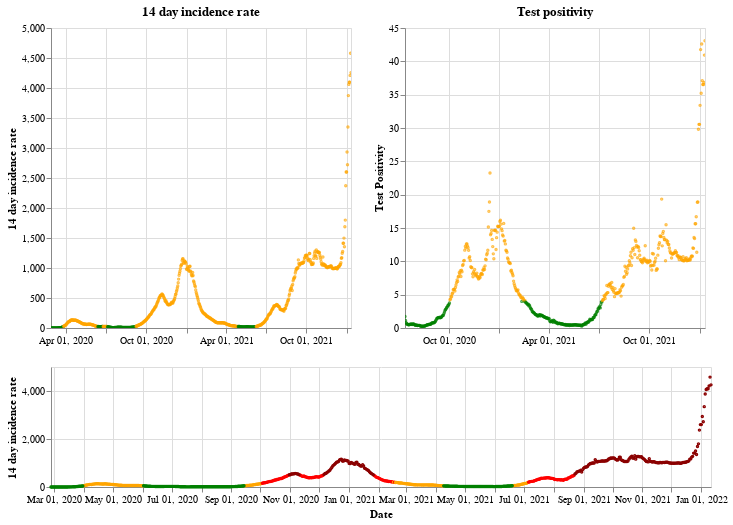

The cell this chart's notebook holds for it:
### Markdown cell above
## Wales

### Code cell
plot_traffic_light('Wales')

### Figure 1 — Vega-Lite specification as saved in the notebook (floating-point values rounded to 4 significant figures; data arrays with more than 128 entries replaced by an {"elided": "..."} marker saying what was removed)
{"config": {"view": {"continuousWidth": 400, "continuousHeight": 300}}, "vconcat": [{"hconcat": [{"mark": {"type": "point", "size": 2}, "encoding": {"color": {"condition": {"value": "green", "test": "(datum.twoWeeklyCasesRate <= 25)"}, "value": "orange"}, "tooltip": [{"type": "nominal", "field": "areaName"}, {"type": "temporal", "field": "date"}, {"type": "quantitative", "field": "twoWeeklyCasesRate"}, {"type": "quantitative", "field": "testPositivity"}], "x": {"type": "temporal", "axis": {"title": ""}, "field": "date", "scale": {"domain": {"selection": "DateBrush"}}, "timeUnit": "yearmonthdate"}, "y": {"type": "quantitative", "axis": {"title": "14 day incidence rate"}, "field": "twoWeeklyCasesRate"}}, "title": "14 day incidence rate", "width": 300}, {"mark": {"type": "point", "size": 2}, "encoding": {"color": {"condition": {"value": "green", "test": "(datum.testPositivity <= 4)"}, "value": "orange"}, "tooltip": [{"type": "nominal", "field": "areaName"}, {"type": "temporal", "field": "date"}, {"type": "quantitative", "field": "twoWeeklyCasesRate"}, {"type": "quantitative", "field": "testPositivity"}], "x": {"type": "temporal", "axis": {"title": ""}, "field": "date", "scale": {"domain": {"selection": "DateBrush"}}, "timeUnit": "yearmonthdate"}, "y": {"type": "quantitative", "axis": {"title": "Test Positivity"}, "field": "testPositivity"}}, "title": "Test positivity", "width": 300}]}, {"layer": [{"mark": {"type": "point", "size": 2}, "encoding": {"color": {"condition": {"value": "orange", "test": "(((datum.testPositivity < 4) && (datum.twoWeeklyCasesRate >= 50)) && (datum.twoWeeklyCasesRate < 200))"}, "value": "red"}, "opacity": {"condition": {"value": 1, "test": "((datum.twoWeeklyCasesRate >= 50) && (datum.twoWeeklyCasesRate < 500))"}, "value": 0}, "tooltip": [{"type": "nominal", "field": "areaName"}, {"type": "temporal", "field": "date"}, {"type": "quantitative", "field": "twoWeeklyCasesRate"}, {"type": "quantitative", "field": "testPositivity"}], "x": {"type": "temporal", "axis": {"title": "Date"}, "field": "date", "timeUnit": "yearmonthdate"}, "y": {"type": "quantitative", "axis": {"title": "14 day incidence rate"}, "field": "twoWeeklyCasesRate"}}, "selection": {"DateBrush": {"type": "interval", "encodings": ["x"], "fields": ["Time"]}}}, {"mark": {"type": "point", "size": 2}, "encoding": {"color": {"value": "darkred"}, "opacity": {"condition": {"value": 1, "test": "(datum.twoWeeklyCasesRate >= 500)"}, "value": 0}, "tooltip": [{"type": "nominal", "field": "areaName"}, {"type": "temporal", "field": "date"}, {"type": "quantitative", "field": "twoWeeklyCasesRate"}, {"type": "quantitative", "field": "testPositivity"}], "x": {"type": "temporal", "axis": {"title": "Date"}, "field": "date", "timeUnit": "yearmonthdate"}, "y": {"type": "quantitative", "axis": {"title": "14 day incidence rate"}, "field": "twoWeeklyCasesRate"}}}, {"mark": {"type": "point", "size": 2}, "encoding": {"color": {"condition": {"value": "green", "test": "((datum.testPositivity < 4) && (datum.twoWeeklyCasesRate < 50))"}, "value": "orange"}, "opacity": {"condition": {"value": 1, "test": "(datum.twoWeeklyCasesRate < 50)"}, "value": 0}, "tooltip": [{"type": "nominal", "field": "areaName"}, {"type": "temporal", "field": "date"}, {"type": "quantitative", "field": "twoWeeklyCasesRate"}, {"type": "quantitative", "field": "testPositivity"}], "x": {"type": "temporal", "axis": {"title": "Date"}, "field": "date", "timeUnit": "yearmonthdate"}, "y": {"type": "quantitative", "axis": {"title": "14 day incidence rate"}, "field": "twoWeeklyCasesRate"}}}], "height": 120, "width": 660}], "data": {"name": "data-dc452332f23d290aae6d55c7325b01fc"}, "$schema": "https://vega.github.io/schema/vega-lite/v4.8.1.json", "datasets": {"data-dc452332f23d290aae6d55c7325b01fc": {"elided": "685 records"}}}
